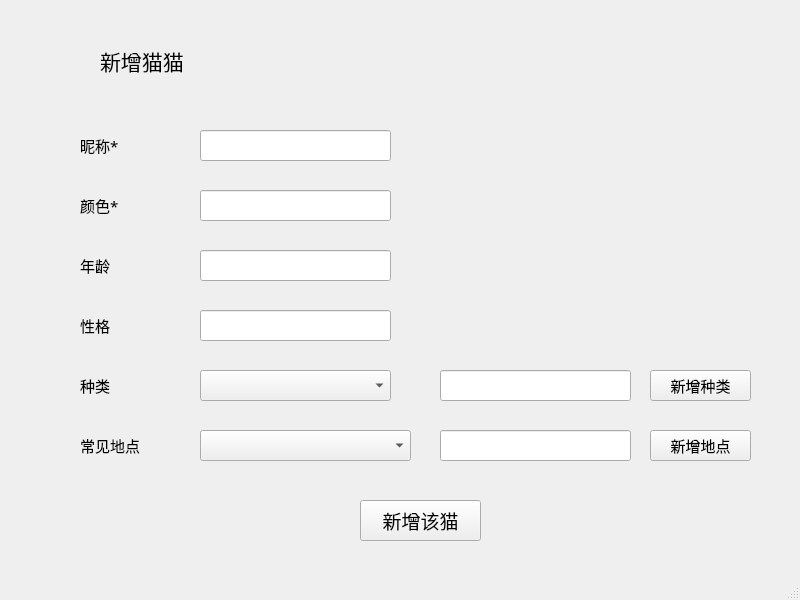
<?xml version="1.0" encoding="UTF-8"?>
<ui version="4.0">
 <class>MainWindow</class>
 <widget class="QMainWindow" name="MainWindow">
  <property name="geometry">
   <rect>
    <x>0</x>
    <y>0</y>
    <width>800</width>
    <height>600</height>
   </rect>
  </property>
  <property name="windowTitle">
   <string>addCat</string>
  </property>
  <property name="windowIcon">
   <iconset>
    <normaloff>images/m.jpg</normaloff>images/m.jpg</iconset>
  </property>
  <widget class="QWidget" name="centralwidget">
   <widget class="QLabel" name="label">
    <property name="geometry">
     <rect>
      <x>100</x>
      <y>40</y>
      <width>231</width>
      <height>41</height>
     </rect>
    </property>
    <property name="font">
     <font>
      <family>等线 Light</family>
      <pointsize>16</pointsize>
     </font>
    </property>
    <property name="text">
     <string>新增猫猫</string>
    </property>
   </widget>
   <widget class="QLabel" name="label_5">
    <property name="geometry">
     <rect>
      <x>40</x>
      <y>30</y>
      <width>61</width>
      <height>61</height>
     </rect>
    </property>
    <property name="text">
     <string/>
    </property>
    <property name="pixmap">
     <pixmap>images/图标5.png</pixmap>
    </property>
   </widget>
   <widget class="QLabel" name="label_4">
    <property name="geometry">
     <rect>
      <x>80</x>
      <y>130</y>
      <width>91</width>
      <height>31</height>
     </rect>
    </property>
    <property name="font">
     <font>
      <family>等线 Light</family>
      <pointsize>11</pointsize>
     </font>
    </property>
    <property name="text">
     <string>昵称*</string>
    </property>
   </widget>
   <widget class="QLineEdit" name="edit_name">
    <property name="geometry">
     <rect>
      <x>200</x>
      <y>130</y>
      <width>191</width>
      <height>31</height>
     </rect>
    </property>
    <property name="font">
     <font>
      <family>等线 Light</family>
      <pointsize>11</pointsize>
     </font>
    </property>
    <property name="placeholderText">
     <string/>
    </property>
   </widget>
   <widget class="QLabel" name="label_6">
    <property name="geometry">
     <rect>
      <x>80</x>
      <y>190</y>
      <width>91</width>
      <height>31</height>
     </rect>
    </property>
    <property name="font">
     <font>
      <family>等线 Light</family>
      <pointsize>11</pointsize>
     </font>
    </property>
    <property name="text">
     <string>颜色*</string>
    </property>
   </widget>
   <widget class="QLabel" name="label_7">
    <property name="geometry">
     <rect>
      <x>80</x>
      <y>250</y>
      <width>71</width>
      <height>31</height>
     </rect>
    </property>
    <property name="font">
     <font>
      <family>等线 Light</family>
      <pointsize>11</pointsize>
     </font>
    </property>
    <property name="text">
     <string>年龄</string>
    </property>
   </widget>
   <widget class="QLabel" name="label_8">
    <property name="geometry">
     <rect>
      <x>80</x>
      <y>310</y>
      <width>71</width>
      <height>31</height>
     </rect>
    </property>
    <property name="font">
     <font>
      <family>等线 Light</family>
      <pointsize>11</pointsize>
     </font>
    </property>
    <property name="text">
     <string>性格</string>
    </property>
   </widget>
   <widget class="QLabel" name="label_9">
    <property name="geometry">
     <rect>
      <x>80</x>
      <y>370</y>
      <width>71</width>
      <height>31</height>
     </rect>
    </property>
    <property name="font">
     <font>
      <family>等线 Light</family>
      <pointsize>11</pointsize>
     </font>
    </property>
    <property name="text">
     <string>种类</string>
    </property>
   </widget>
   <widget class="QComboBox" name="cbox_type">
    <property name="geometry">
     <rect>
      <x>200</x>
      <y>370</y>
      <width>191</width>
      <height>31</height>
     </rect>
    </property>
    <property name="font">
     <font>
      <family>等线 Light</family>
      <pointsize>11</pointsize>
     </font>
    </property>
   </widget>
   <widget class="QLineEdit" name="edit_colour">
    <property name="geometry">
     <rect>
      <x>200</x>
      <y>190</y>
      <width>191</width>
      <height>31</height>
     </rect>
    </property>
    <property name="font">
     <font>
      <family>等线 Light</family>
      <pointsize>11</pointsize>
     </font>
    </property>
    <property name="placeholderText">
     <string/>
    </property>
   </widget>
   <widget class="QLineEdit" name="edit_age">
    <property name="geometry">
     <rect>
      <x>200</x>
      <y>250</y>
      <width>191</width>
      <height>31</height>
     </rect>
    </property>
    <property name="font">
     <font>
      <family>等线 Light</family>
      <pointsize>11</pointsize>
     </font>
    </property>
    <property name="placeholderText">
     <string/>
    </property>
   </widget>
   <widget class="QLineEdit" name="edit_personality">
    <property name="geometry">
     <rect>
      <x>200</x>
      <y>310</y>
      <width>191</width>
      <height>31</height>
     </rect>
    </property>
    <property name="font">
     <font>
      <family>等线 Light</family>
      <pointsize>11</pointsize>
     </font>
    </property>
    <property name="placeholderText">
     <string/>
    </property>
   </widget>
   <widget class="QLineEdit" name="edit_type">
    <property name="geometry">
     <rect>
      <x>440</x>
      <y>370</y>
      <width>191</width>
      <height>31</height>
     </rect>
    </property>
    <property name="font">
     <font>
      <family>等线 Light</family>
      <pointsize>11</pointsize>
     </font>
    </property>
    <property name="placeholderText">
     <string/>
    </property>
   </widget>
   <widget class="QLabel" name="label_10">
    <property name="geometry">
     <rect>
      <x>80</x>
      <y>430</y>
      <width>81</width>
      <height>31</height>
     </rect>
    </property>
    <property name="font">
     <font>
      <family>等线 Light</family>
      <pointsize>11</pointsize>
     </font>
    </property>
    <property name="text">
     <string>常见地点</string>
    </property>
   </widget>
   <widget class="QComboBox" name="cbox_position">
    <property name="geometry">
     <rect>
      <x>200</x>
      <y>430</y>
      <width>211</width>
      <height>31</height>
     </rect>
    </property>
    <property name="font">
     <font>
      <family>等线 Light</family>
      <pointsize>11</pointsize>
     </font>
    </property>
   </widget>
   <widget class="QLineEdit" name="edit_position">
    <property name="geometry">
     <rect>
      <x>440</x>
      <y>430</y>
      <width>191</width>
      <height>31</height>
     </rect>
    </property>
    <property name="font">
     <font>
      <family>等线 Light</family>
      <pointsize>11</pointsize>
     </font>
    </property>
    <property name="placeholderText">
     <string/>
    </property>
   </widget>
   <widget class="QPushButton" name="btn_type">
    <property name="geometry">
     <rect>
      <x>650</x>
      <y>370</y>
      <width>101</width>
      <height>31</height>
     </rect>
    </property>
    <property name="font">
     <font>
      <family>等线 Light</family>
      <pointsize>11</pointsize>
     </font>
    </property>
    <property name="text">
     <string>新增种类</string>
    </property>
   </widget>
   <widget class="QPushButton" name="btn_position">
    <property name="geometry">
     <rect>
      <x>650</x>
      <y>430</y>
      <width>101</width>
      <height>31</height>
     </rect>
    </property>
    <property name="font">
     <font>
      <family>等线 Light</family>
      <pointsize>11</pointsize>
     </font>
    </property>
    <property name="text">
     <string>新增地点</string>
    </property>
   </widget>
   <widget class="QPushButton" name="btn_addcat">
    <property name="geometry">
     <rect>
      <x>360</x>
      <y>500</y>
      <width>121</width>
      <height>41</height>
     </rect>
    </property>
    <property name="font">
     <font>
      <family>等线 Light</family>
      <pointsize>14</pointsize>
     </font>
    </property>
    <property name="text">
     <string>新增该猫</string>
    </property>
   </widget>
   <widget class="QLabel" name="label_2">
    <property name="geometry">
     <rect>
      <x>510</x>
      <y>80</y>
      <width>161</width>
      <height>241</height>
     </rect>
    </property>
    <property name="text">
     <string/>
    </property>
    <property name="pixmap">
     <pixmap>images/猫1.png</pixmap>
    </property>
   </widget>
  </widget>
  <widget class="QStatusBar" name="statusbar"/>
 </widget>
 <resources/>
 <connections/>
</ui>
